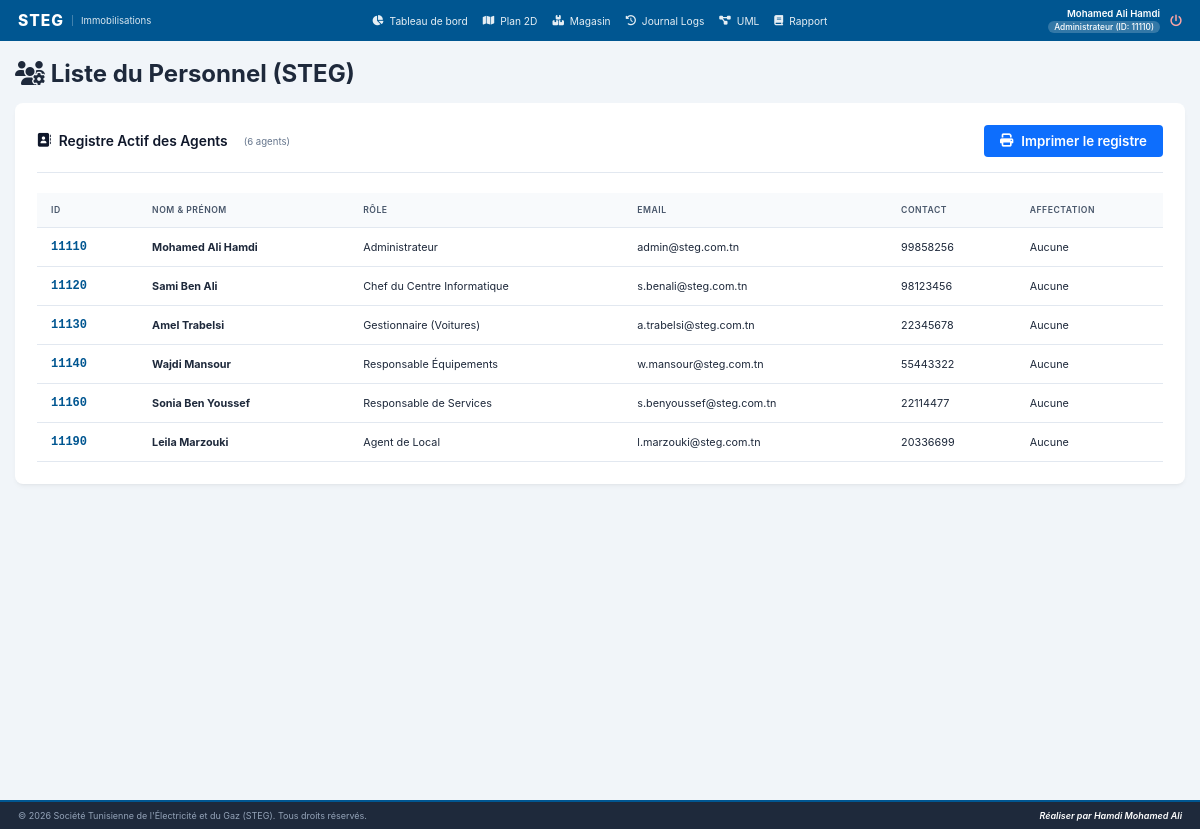
Screenshot of /code/views/list_utilisateurs.php (signed in) with the database file from the repository.
### tables this page shows
CREATE TABLE `users` (
  `idUtilisateur` int(11) NOT NULL AUTO_INCREMENT,
  `nom` varchar(255) NOT NULL,
  `email` varchar(255) NOT NULL,
  `tel` varchar(8) NOT NULL,
  `motDePasse` varchar(255) NOT NULL,
  `idProfil` int(11) NOT NULL,
  `idLocalAssigne` varchar(50) DEFAULT NULL,
  `statut` tinyint(1) NOT NULL DEFAULT 1 COMMENT '1 = Active, 0 = Inactive',
  PRIMARY KEY (`idUtilisateur`)
);

CREATE TABLE `profils` (
  `idProfil` int(11) NOT NULL AUTO_INCREMENT,
  `labelProfil` varchar(255) NOT NULL,
  PRIMARY KEY (`idProfil`)
);

### code/views/list_utilisateurs.php (the view, shortened to what this page needs)
<?php
require_once '../includes/header.php';
require_once '../includes/navbar.php';
require_once '../config/db.php';
$agents   = [];
try {
    $agents = $pdo->query("
        SELECT u.*, p.labelProfil
        FROM users u
        LEFT JOIN profils p ON u.idProfil = p.idProfil
        WHERE u.statut = 1
        ORDER BY u.idUtilisateur ASC
    ")->fetchAll(PDO::FETCH_ASSOC);
} catch (PDOException $e) {
    $errorMsg = "Impossible de charger le registre du personnel : " . $e->getMessage();
}
?>
<div class="users-wrapper">
    <div class="users-header">
        <h1><i class="fa-solid fa-users-gear"></i> Liste du Personnel (STEG)</h1>
    </div>
    <br>
    <div class="users-card card-table" style="background:white;border-radius:8px;box-shadow:var(--card-shadow);padding:22px;">
        <div style="display:flex;justify-content:space-between;align-items:center;margin-bottom:10px;">
            <h2 style="margin:0;font-size:1.15rem;color:#0f172a;font-weight:600;">
                <i class="fa-solid fa-address-book"></i> Registre Actif des Agents
                <span style="font-size:0.8rem;color:#64748b;font-weight:400;margin-left:8px;">
                    (<?= count($agents) ?> agent<?= count($agents) > 1 ? 's' : '' ?>)
                </span>
            </h2>
            <button type="button" id="btnPrintRegister" class="btn-print"
                    style="background-color:#0d6efd;color:white;border:none;padding:8px 16px;border-radius:4px;font-weight:600;cursor:pointer;display:flex;align-items:center;gap:8px;">
                <i class="fa-solid fa-print"></i> Imprimer le registre
            </button>
        </div>
        <hr style="border:0;height:1px;background:#e2e8f0;margin:15px 0 20px;">
        <div class="table-scroll">
            <table class="steg-table" style="width:100%;border-collapse:collapse;font-size:0.9rem;text-align:left;">
                <thead>
                    <tr style="background-color:#f8fafc;color:#475569;font-weight:600;font-size:0.85rem;text-transform:uppercase;letter-spacing:0.5px;">
                        <th style="padding:12px 14px;border-bottom:1px solid #e2e8f0;">ID</th>
                        <th style="padding:12px 14px;border-bottom:1px solid #e2e8f0;">Nom &amp; Prénom</th>
                        <th style="padding:12px 14px;border-bottom:1px solid #e2e8f0;">Rôle</th>
                        <th style="padding:12px 14px;border-bottom:1px solid #e2e8f0;">Email</th>
                        <th style="padding:12px 14px;border-bottom:1px solid #e2e8f0;">Contact</th>
                        <th style="padding:12px 14px;border-bottom:1px solid #e2e8f0;">Affectation</th>
                    </tr>
                </thead>
                <tbody>
                    <?php if (empty($agents)): ?>
                        <tr>
                            <td colspan="6" class="no-data" style="text-align:center;color:var(--text-light);font-style:italic;padding:25px 0;">
                                Aucun utilisateur actif trouvé.
                            </td>
                        </tr>
                    <?php else: ?>
                        <?php foreach ($agents as $agent): ?>
                        <tr style="border-bottom:1px solid #e2e8f0;">
                            <td class="cell-user-id" style="padding:12px 14px;font-family:'Courier New',Courier,monospace;font-weight:700;color:var(--primary-color);font-size:1rem;">
                                <?= str_pad($agent['idUtilisateur'], 4, '0', STR_PAD_LEFT) ?>
                            </td>
                            <td style="padding:12px 14px;"><strong><?= htmlspecialchars($agent['nom']) ?></strong></td>
                            <td style="padding:12px 14px;">
                                <?= htmlspecialchars($agent['labelProfil'] ?? 'N/A') ?>
                            </td>
                            <td style="padding:12px 14px;"><?= htmlspecialchars($agent['email']) ?></td>
                            <td style="padding:12px 14px;"><?= htmlspecialchars($agent['tel']) ?></td>
                            <td style="padding:12px 14px;">
                                <?php if ($agent['idLocalAssigne'] !== null && $agent['idLocalAssigne'] !== ''): ?>
                                    <span class="badge-loc-id"><i class="fa-solid fa-location-arrow"></i> Zone <?= htmlspecialchars($agent['idLocalAssigne']) ?></span>
                                <?php else: ?>
                                    <span class="text-muted">Aucune</span>
                                <?php endif; ?>
                            </td>
                        </tr>
                        <?php endforeach; ?>
                    <?php endif; ?>
                </tbody>
            </table>
        </div>
    </div>
</div>
<?php require_once '../includes/footer.php'; ?>

### code/includes/header.php (shortened to what this page needs)
<?php
$userIdFormate = str_pad($_SESSION['idUtilisateur'], 5, '0', STR_PAD_LEFT);
?>
<!DOCTYPE html>
<html lang="fr">
<head>
    <link rel="stylesheet" href="../css/style.css">
    <link rel="stylesheet" href="https://cdnjs.cloudflare.com/ajax/libs/font-awesome/6.4.0/css/all.min.css">
</head>
<body class="dashboard-body">
<div class="app-layout">

### code/includes/navbar.php
<?php
$idProfil = $_SESSION['idProfil'] ?? null;
?>
<nav class="main-navbar">
    <div class="nav-brand">
        <span class="brand-logo">STEG</span>
        <span class="brand-sub">Immobilisations</span>
    </div>
    <ul class="nav-links">
        <?php if ($idProfil !== null): ?>
            <?php if (in_array((int)$idProfil, [1, 2, 3, 4, 5])): ?>
                <li><a href="dashboard.php" class="nav-item"><i class="fa-solid fa-chart-pie"></i> Tableau de bord</a></li>
            <?php endif; ?>
            <?php if (in_array((int)$idProfil, [1, 2, 3, 4, 5, 6])): ?>
                <li><a href="gestion_plan.php" class="nav-item"><i class="fa-solid fa-map"></i> Plan 2D</a></li>
            <?php endif; ?>
            <?php if (in_array((int)$idProfil, [1, 2, 4])): ?>
                <li><a href="gestion_magasin.php" class="nav-item"><i class="fa-solid fa-boxes-stacked"></i> Magasin</a></li>
            <?php endif; ?>
            <?php if (in_array((int)$idProfil, [1, 2])): ?>
                <li><a href="logs.php" class="nav-item"><i class="fa-solid fa-history"></i> Journal Logs</a></li>
            <?php endif; ?>
            <?php if (in_array((int)$idProfil, [1])): ?>
                <li><a href="uml.php" class="nav-item"><i class="fa-solid fa-diagram-project"></i> UML</a></li>
                <li><a href="rapport.php" class="nav-item"><i class="fa-solid fa-book"></i> Rapport</a></li>
            <?php endif; ?>
        <?php endif; ?>
    </ul>
    <div class="nav-user-profile">
        <?php if (isset($_SESSION['nom']) || isset($_SESSION['labelProfil'])): ?>
            <div class="user-info">
                <span class="user-name">
                    <?= htmlspecialchars($_SESSION['nom'] ?? '') ?>
                </span>
                <span class="user-role-badge">
                    <?= htmlspecialchars(ucfirst($_SESSION['labelProfil'] ?? 'Visiteur')) ?>
                    (ID: <?= htmlspecialchars($userIdFormate ?? 'N/A') ?>)
                </span>
            </div>
            <a href="logout.php" class="btn-logout" title="Se déconnecter">
                <i class="fa-solid fa-power-off"></i>
            </a>
        <?php else: ?>
            <a href="login.php" class="nav-item"><i class="fa-solid fa-sign-in-alt"></i> Se connecter</a>
        <?php endif; ?>
    </div>
</nav>
<main class="main-content">

### code/includes/footer.php (shortened to what this page needs)
</main> </div> <footer class="main-footer">
    <div class="footer-container">
        <p>&copy; <?= date('Y') ?> Société Tunisienne de l'Électricité et du Gaz (STEG). Tous droits réservés.</p>
        <p class="footer-credits">Réaliser par Hamdi Mohamed Ali</p>
    </div>
</footer>
</body>
</html>

### code/css/style.css (style rules this page uses)
:root { --primary-color: #005691; --primary-hover: #003d66; --success-color: #16a34a; --warning-color: #ca8a04; --danger-color: #dc2626; --accent-blue: #3b82f6; --text-dark: #1e293b; --text-light: #64748b; --text-muted: #94a3b8; --bg-main: #0f172a; --bg-card: #1e293b; --bg-light: #f1f5f9; --border-color: #334155; --border-light: #cbd5e1; --card-shadow: 0 3px 5px -1px rgba(0,0,0,0.05), 0 2px 3px -2px rgba(0,0,0,0.05); }
* { margin: 0; padding: 0; box-sizing: border-box; font-family: 'Inter', 'Segoe UI', Tahoma, Geneva, Verdana, sans-serif; }
html { font-size: 12px; }
body { background-color: var(--bg-main); color: var(--text-dark); min-height: 100vh; display: flex; flex-direction: column; }
.app-layout { display: flex; flex-direction: column; min-height: 100vh; }
.main-content { flex: 1; padding: 18px 15px; background-color: var(--bg-light); }
.main-navbar { display: flex; justify-content: space-between; align-items: center; background-color: var(--primary-color); color: #ffffff; padding: 8px 18px; box-shadow: 0 2px 4px rgba(0,0,0,0.08); flex-shrink: 0; }
.nav-brand { display: flex; align-items: center; }
.nav-brand .brand-logo { font-size: 1.3rem; font-weight: 800; letter-spacing: 1px; }
.nav-brand .brand-sub { font-size: 0.8rem; margin-left: 8px; opacity: 0.85; border-left: 1px solid rgba(255,255,255,0.3); padding-left: 8px; }
.nav-links { display: flex; list-style: none; gap: 15px; }
.nav-links a { color: #fff; text-decoration: none; font-size: 0.85rem; display: flex; align-items: center; gap: 6px; opacity: 0.9; transition: opacity 0.2s; }
.nav-user-profile { display: flex; align-items: center; gap: 10px; }
.user-info { display: flex; flex-direction: column; text-align: right; }
.user-name { font-weight: 600; font-size: 0.8rem; }
.user-role-badge { font-size: 0.7rem; background-color: rgba(255,255,255,0.2); padding: 1px 6px; border-radius: 10px; margin-top: 2px; font-weight: 500; }
.btn-logout { color: #fca5a5; font-size: 1rem; transition: transform 0.2s; text-decoration: none; }
.main-footer { background-color: #1e293b; color: #94a3b8; padding: 8px 18px; font-size: 0.75rem; border-top: 2px solid var(--primary-color); flex-shrink: 0; }
.footer-container { display: flex; justify-content: space-between; align-items: center; flex-wrap: wrap; gap: 8px; }
.footer-credits { font-weight: 600; color: #ffffff; font-style: italic; }
.table-scroll, .table-responsive { overflow-x: auto; width: 100%; }
.steg-table, .dashboard-table { width: 100%; border-collapse: collapse; font-size: 0.8rem; text-align: left; }
.steg-table th, .steg-table td, .dashboard-table th, .dashboard-table td { padding: 8px 10px; border-bottom: 1px solid #e2e8f0; }
.steg-table th, .dashboard-table th { background-color: #f8fafc; color: #475569; font-weight: 600; font-size: 0.72rem; text-transform: uppercase; letter-spacing: 0.5px; }
.cell-code, .cell-user-id, .cell-id-local { font-family: 'Courier New', Courier, monospace; font-weight: 700; color: var(--primary-color); font-size: 0.85rem; }
.dashboard-wrapper, .immo-wrapper, .locaux-wrapper, .pannes-wrapper, .users-wrapper { max-width: 1300px; margin: 0 auto; }
.dashboard-section, .immo-card, .locaux-card, .pannes-card, .users-card { background: white; border-radius: 6px; box-shadow: var(--card-shadow); padding: 16px; }
.dashboard-section h2, .immo-card h2, .locaux-card h2, .pannes-card h2, .users-card h2 { font-size: 0.95rem; color: #0f172a; font-weight: 600; display: flex; align-items: center; gap: 8px; }
.dashboard-section hr, .immo-card hr, .locaux-card hr, .pannes-card hr, .users-card hr { border: 0; height: 1px; background: #e2e8f0; margin: 10px 0 14px; }

### rows the page displays
users: idUtilisateur "11110", nom "Mohamed Ali Hamdi", idProfil.labelProfil "Administrateur", email "admin@steg.com.tn", tel "99858256", shows "Aucune"
users: idUtilisateur "11120", nom "Sami Ben Ali", idProfil.labelProfil "Chef du Centre Informatique", email "s.benali@steg.com.tn", tel "98123456", shows "Aucune"
users: idUtilisateur "11130", nom "Amel Trabelsi", idProfil.labelProfil "Gestionnaire (Voitures)", email "a.trabelsi@steg.com.tn", tel "22345678", shows "Aucune"
users: idUtilisateur "11140", nom "Wajdi Mansour", idProfil.labelProfil "Responsable Équipements", email "w.mansour@steg.com.tn", tel "55443322", shows "Aucune"
users: idUtilisateur "11160", nom "Sonia Ben Youssef", idProfil.labelProfil "Responsable de Services", email "s.benyoussef@steg.com.tn", tel "22114477", shows "Aucune"
users: idUtilisateur "11190", nom "Leila Marzouki", idProfil.labelProfil "Agent de Local", email "l.marzouki@steg.com.tn", tel "20336699", shows "Aucune"

### other values shown
$_SESSION['nom'] "Mohamed Ali Hamdi"
$_SESSION['labelProfil'] "Administrateur"
$userIdFormate "11110"
count($agents) "6"
